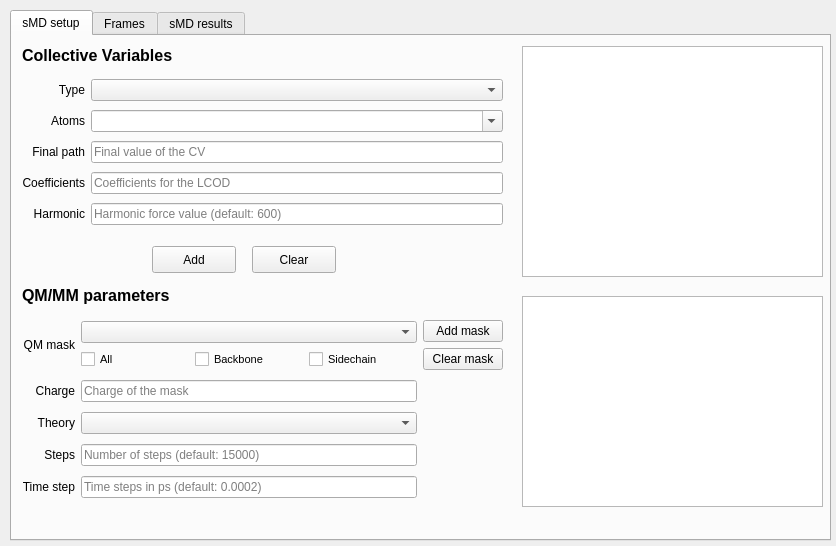
<?xml version="1.0" encoding="UTF-8"?>
<ui version="4.0">
 <class>Form</class>
 <widget class="QWidget" name="Form">
  <property name="geometry">
   <rect>
    <x>0</x>
    <y>0</y>
    <width>836</width>
    <height>546</height>
   </rect>
  </property>
  <property name="windowTitle">
   <string>Simula input</string>
  </property>
  <widget class="QTabWidget" name="tabWidget">
   <property name="geometry">
    <rect>
     <x>10</x>
     <y>10</y>
     <width>821</width>
     <height>531</height>
    </rect>
   </property>
   <property name="currentIndex">
    <number>0</number>
   </property>
   <widget class="QWidget" name="tab_cv">
    <attribute name="title">
     <string>sMD setup</string>
    </attribute>
    <widget class="QPlainTextEdit" name="edit_show1">
     <property name="enabled">
      <bool>true</bool>
     </property>
     <property name="geometry">
      <rect>
       <x>510</x>
       <y>10</y>
       <width>301</width>
       <height>231</height>
      </rect>
     </property>
    </widget>
    <widget class="QLabel" name="label_5">
     <property name="geometry">
      <rect>
       <x>10</x>
       <y>10</y>
       <width>481</width>
       <height>19</height>
      </rect>
     </property>
     <property name="font">
      <font>
       <pointsize>12</pointsize>
       <weight>75</weight>
       <bold>true</bold>
      </font>
     </property>
     <property name="text">
      <string>Collective Variables</string>
     </property>
    </widget>
    <widget class="QWidget" name="gridLayoutWidget">
     <property name="geometry">
      <rect>
       <x>10</x>
       <y>40</y>
       <width>481</width>
       <height>157</height>
      </rect>
     </property>
     <layout class="QGridLayout" name="gridLayout">
      <item row="2" column="0">
       <widget class="QLabel" name="label_3">
        <property name="text">
         <string>Final path</string>
        </property>
        <property name="alignment">
         <set>Qt::AlignRight|Qt::AlignTrailing|Qt::AlignVCenter</set>
        </property>
       </widget>
      </item>
      <item row="1" column="0">
       <widget class="QLabel" name="label_2">
        <property name="text">
         <string>Atoms</string>
        </property>
        <property name="alignment">
         <set>Qt::AlignRight|Qt::AlignTrailing|Qt::AlignVCenter</set>
        </property>
       </widget>
      </item>
      <item row="4" column="0">
       <widget class="QLabel" name="label_6">
        <property name="text">
         <string>Harmonic</string>
        </property>
        <property name="alignment">
         <set>Qt::AlignRight|Qt::AlignTrailing|Qt::AlignVCenter</set>
        </property>
       </widget>
      </item>
      <item row="0" column="0">
       <widget class="QLabel" name="label">
        <property name="text">
         <string>Type</string>
        </property>
        <property name="alignment">
         <set>Qt::AlignRight|Qt::AlignTrailing|Qt::AlignVCenter</set>
        </property>
       </widget>
      </item>
      <item row="3" column="0">
       <widget class="QLabel" name="label_4">
        <property name="text">
         <string>Coefficients</string>
        </property>
        <property name="alignment">
         <set>Qt::AlignRight|Qt::AlignTrailing|Qt::AlignVCenter</set>
        </property>
       </widget>
      </item>
      <item row="2" column="1">
       <widget class="QLineEdit" name="edit_path">
        <property name="placeholderText">
         <string>Final value of the CV</string>
        </property>
       </widget>
      </item>
      <item row="3" column="1">
       <widget class="QLineEdit" name="edit_coeff">
        <property name="placeholderText">
         <string>Coefficients for the LCOD</string>
        </property>
       </widget>
      </item>
      <item row="4" column="1">
       <widget class="QLineEdit" name="edit_harm">
        <property name="text">
         <string/>
        </property>
        <property name="placeholderText">
         <string>Harmonic force value (default: 600)</string>
        </property>
       </widget>
      </item>
      <item row="0" column="1">
       <widget class="QComboBox" name="combo_cvtype"/>
      </item>
      <item row="1" column="1">
       <widget class="QComboBox" name="combo_atoms1">
        <property name="editable">
         <bool>true</bool>
        </property>
       </widget>
      </item>
     </layout>
    </widget>
    <widget class="QPushButton" name="button_add1">
     <property name="geometry">
      <rect>
       <x>140</x>
       <y>210</y>
       <width>84</width>
       <height>27</height>
      </rect>
     </property>
     <property name="text">
      <string>Add</string>
     </property>
    </widget>
    <widget class="QPushButton" name="button_clear1">
     <property name="geometry">
      <rect>
       <x>240</x>
       <y>210</y>
       <width>84</width>
       <height>27</height>
      </rect>
     </property>
     <property name="text">
      <string>Clear</string>
     </property>
    </widget>
    <widget class="QLabel" name="label_7">
     <property name="geometry">
      <rect>
       <x>10</x>
       <y>250</y>
       <width>481</width>
       <height>19</height>
      </rect>
     </property>
     <property name="font">
      <font>
       <pointsize>12</pointsize>
       <weight>75</weight>
       <bold>true</bold>
      </font>
     </property>
     <property name="text">
      <string>QM/MM parameters</string>
     </property>
    </widget>
    <widget class="QWidget" name="gridLayoutWidget_2">
     <property name="geometry">
      <rect>
       <x>10</x>
       <y>280</y>
       <width>481</width>
       <height>191</height>
      </rect>
     </property>
     <layout class="QGridLayout" name="gridLayout_2">
      <item row="0" column="0">
       <widget class="QLabel" name="label_11">
        <property name="text">
         <string>QM mask</string>
        </property>
        <property name="alignment">
         <set>Qt::AlignRight|Qt::AlignTrailing|Qt::AlignVCenter</set>
        </property>
       </widget>
      </item>
      <item row="5" column="1">
       <widget class="QLineEdit" name="edit_steps">
        <property name="text">
         <string/>
        </property>
        <property name="placeholderText">
         <string>Number of steps (default: 15000)</string>
        </property>
       </widget>
      </item>
      <item row="6" column="0">
       <widget class="QLabel" name="label_18">
        <property name="text">
         <string>Time step</string>
        </property>
        <property name="alignment">
         <set>Qt::AlignRight|Qt::AlignTrailing|Qt::AlignVCenter</set>
        </property>
       </widget>
      </item>
      <item row="4" column="0">
       <widget class="QLabel" name="label_8">
        <property name="text">
         <string>Theory</string>
        </property>
        <property name="alignment">
         <set>Qt::AlignRight|Qt::AlignTrailing|Qt::AlignVCenter</set>
        </property>
       </widget>
      </item>
      <item row="6" column="1">
       <widget class="QLineEdit" name="edit_timestep">
        <property name="text">
         <string/>
        </property>
        <property name="placeholderText">
         <string>Time steps in ps (default: 0.0002)</string>
        </property>
       </widget>
      </item>
      <item row="0" column="2">
       <layout class="QVBoxLayout" name="verticalLayout_2">
        <item>
         <widget class="QPushButton" name="button_addmask">
          <property name="text">
           <string>Add mask</string>
          </property>
         </widget>
        </item>
        <item>
         <widget class="QPushButton" name="button_clearmask">
          <property name="text">
           <string>Clear mask</string>
          </property>
         </widget>
        </item>
       </layout>
      </item>
      <item row="5" column="0">
       <widget class="QLabel" name="label_12">
        <property name="text">
         <string>Steps</string>
        </property>
        <property name="alignment">
         <set>Qt::AlignRight|Qt::AlignTrailing|Qt::AlignVCenter</set>
        </property>
       </widget>
      </item>
      <item row="3" column="1">
       <widget class="QLineEdit" name="edit_charge">
        <property name="placeholderText">
         <string>Charge of the mask</string>
        </property>
       </widget>
      </item>
      <item row="4" column="1">
       <widget class="QComboBox" name="combo_theory"/>
      </item>
      <item row="3" column="0">
       <widget class="QLabel" name="label_9">
        <property name="text">
         <string>Charge</string>
        </property>
        <property name="alignment">
         <set>Qt::AlignRight|Qt::AlignTrailing|Qt::AlignVCenter</set>
        </property>
       </widget>
      </item>
      <item row="0" column="1">
       <layout class="QVBoxLayout" name="verticalLayout">
        <item>
         <widget class="QComboBox" name="combo_mask"/>
        </item>
        <item>
         <layout class="QHBoxLayout" name="horizontalLayout_2">
          <item>
           <widget class="QCheckBox" name="checkBox_all">
            <property name="font">
             <font>
              <pointsize>8</pointsize>
             </font>
            </property>
            <property name="text">
             <string>All</string>
            </property>
           </widget>
          </item>
          <item>
           <widget class="QCheckBox" name="checkBox_backbone">
            <property name="font">
             <font>
              <pointsize>8</pointsize>
             </font>
            </property>
            <property name="text">
             <string>Backbone</string>
            </property>
           </widget>
          </item>
          <item>
           <widget class="QCheckBox" name="checkBox_sidechain">
            <property name="font">
             <font>
              <pointsize>8</pointsize>
             </font>
            </property>
            <property name="text">
             <string>Sidechain</string>
            </property>
           </widget>
          </item>
         </layout>
        </item>
       </layout>
      </item>
     </layout>
    </widget>
    <widget class="QPlainTextEdit" name="edit_show2">
     <property name="enabled">
      <bool>true</bool>
     </property>
     <property name="geometry">
      <rect>
       <x>510</x>
       <y>260</y>
       <width>301</width>
       <height>211</height>
      </rect>
     </property>
    </widget>
   </widget>
   <widget class="QWidget" name="tab_qmmm">
    <attribute name="title">
     <string>Frames</string>
    </attribute>
    <widget class="QCheckBox" name="checkBox_automatic">
     <property name="geometry">
      <rect>
       <x>20</x>
       <y>60</y>
       <width>181</width>
       <height>25</height>
      </rect>
     </property>
     <property name="text">
      <string>Automatic Selection</string>
     </property>
     <property name="checked">
      <bool>false</bool>
     </property>
    </widget>
    <widget class="QWidget" name="gridLayoutWidget_3">
     <property name="geometry">
      <rect>
       <x>20</x>
       <y>100</y>
       <width>361</width>
       <height>126</height>
      </rect>
     </property>
     <layout class="QGridLayout" name="gridLayout_3">
      <item row="0" column="0">
       <widget class="QLabel" name="label_13">
        <property name="text">
         <string>Filter type</string>
        </property>
        <property name="alignment">
         <set>Qt::AlignRight|Qt::AlignTrailing|Qt::AlignVCenter</set>
        </property>
       </widget>
      </item>
      <item row="2" column="1">
       <widget class="QLineEdit" name="edit_cond">
        <property name="enabled">
         <bool>false</bool>
        </property>
        <property name="placeholderText">
         <string>Threshold</string>
        </property>
       </widget>
      </item>
      <item row="1" column="0">
       <widget class="QLabel" name="label_10">
        <property name="text">
         <string>Atoms</string>
        </property>
        <property name="alignment">
         <set>Qt::AlignRight|Qt::AlignTrailing|Qt::AlignVCenter</set>
        </property>
       </widget>
      </item>
      <item row="2" column="0">
       <widget class="QComboBox" name="combo_cond">
        <property name="enabled">
         <bool>false</bool>
        </property>
       </widget>
      </item>
      <item row="0" column="1">
       <widget class="QComboBox" name="combo_filter">
        <property name="enabled">
         <bool>false</bool>
        </property>
       </widget>
      </item>
      <item row="1" column="1">
       <widget class="QComboBox" name="combo_atoms2">
        <property name="editable">
         <bool>true</bool>
        </property>
       </widget>
      </item>
     </layout>
    </widget>
    <widget class="QCheckBox" name="checkBox_manual">
     <property name="geometry">
      <rect>
       <x>20</x>
       <y>290</y>
       <width>181</width>
       <height>25</height>
      </rect>
     </property>
     <property name="text">
      <string>Manual Selection</string>
     </property>
    </widget>
    <widget class="QWidget" name="horizontalLayoutWidget">
     <property name="geometry">
      <rect>
       <x>20</x>
       <y>330</y>
       <width>361</width>
       <height>41</height>
      </rect>
     </property>
     <layout class="QHBoxLayout" name="horizontalLayout">
      <item>
       <widget class="QLabel" name="label_16">
        <property name="text">
         <string>Frames</string>
        </property>
        <property name="alignment">
         <set>Qt::AlignRight|Qt::AlignTrailing|Qt::AlignVCenter</set>
        </property>
       </widget>
      </item>
      <item>
       <widget class="QLineEdit" name="edit_frames">
        <property name="enabled">
         <bool>false</bool>
        </property>
        <property name="placeholderText">
         <string>Frames indices (e.g. 1 2)</string>
        </property>
       </widget>
      </item>
     </layout>
    </widget>
    <widget class="QLabel" name="label_14">
     <property name="geometry">
      <rect>
       <x>20</x>
       <y>20</y>
       <width>121</width>
       <height>19</height>
      </rect>
     </property>
     <property name="font">
      <font>
       <pointsize>12</pointsize>
       <weight>75</weight>
       <bold>true</bold>
      </font>
     </property>
     <property name="text">
      <string>Frame selection</string>
     </property>
    </widget>
    <widget class="QWidget" name="gridLayoutWidget_4">
     <property name="geometry">
      <rect>
       <x>410</x>
       <y>310</y>
       <width>391</width>
       <height>129</height>
      </rect>
     </property>
     <layout class="QGridLayout" name="gridLayout_4">
      <item row="3" column="2">
       <layout class="QHBoxLayout" name="horizontalLayout_5">
        <item>
         <widget class="QLineEdit" name="edit_output">
          <property name="placeholderText">
           <string>Select ouput path</string>
          </property>
         </widget>
        </item>
       </layout>
      </item>
      <item row="3" column="0">
       <widget class="QLabel" name="label_19">
        <property name="text">
         <string>Output path</string>
        </property>
        <property name="alignment">
         <set>Qt::AlignRight|Qt::AlignTrailing|Qt::AlignVCenter</set>
        </property>
       </widget>
      </item>
      <item row="3" column="3">
       <widget class="QPushButton" name="button_output">
        <property name="text">
         <string>Select</string>
        </property>
       </widget>
      </item>
      <item row="1" column="0">
       <widget class="QLabel" name="label_17">
        <property name="text">
         <string>Topology</string>
        </property>
        <property name="alignment">
         <set>Qt::AlignRight|Qt::AlignTrailing|Qt::AlignVCenter</set>
        </property>
       </widget>
      </item>
      <item row="1" column="2">
       <widget class="QLineEdit" name="edit_topology">
        <property name="placeholderText">
         <string>Select topology</string>
        </property>
       </widget>
      </item>
      <item row="1" column="3">
       <widget class="QPushButton" name="button_originalTop">
        <property name="text">
         <string>Select</string>
        </property>
       </widget>
      </item>
      <item row="0" column="3">
       <widget class="QPushButton" name="button_originalTraj">
        <property name="text">
         <string>Select</string>
        </property>
       </widget>
      </item>
      <item row="0" column="2">
       <widget class="QLineEdit" name="edit_trajectory">
        <property name="placeholderText">
         <string>Select trajectory</string>
        </property>
       </widget>
      </item>
      <item row="0" column="0">
       <widget class="QLabel" name="label_15">
        <property name="text">
         <string>Trajectory</string>
        </property>
        <property name="alignment">
         <set>Qt::AlignRight|Qt::AlignTrailing|Qt::AlignVCenter</set>
        </property>
       </widget>
      </item>
     </layout>
    </widget>
    <widget class="QPlainTextEdit" name="edit_show3">
     <property name="enabled">
      <bool>false</bool>
     </property>
     <property name="geometry">
      <rect>
       <x>410</x>
       <y>20</y>
       <width>391</width>
       <height>291</height>
      </rect>
     </property>
    </widget>
    <widget class="QPushButton" name="button_clear2">
     <property name="geometry">
      <rect>
       <x>190</x>
       <y>240</y>
       <width>91</width>
       <height>27</height>
      </rect>
     </property>
     <property name="text">
      <string>Clear filters</string>
     </property>
    </widget>
    <widget class="QPushButton" name="button_add2">
     <property name="geometry">
      <rect>
       <x>90</x>
       <y>240</y>
       <width>91</width>
       <height>27</height>
      </rect>
     </property>
     <property name="text">
      <string>Add filter</string>
     </property>
    </widget>
    <widget class="QPushButton" name="button_frames">
     <property name="geometry">
      <rect>
       <x>60</x>
       <y>460</y>
       <width>111</width>
       <height>27</height>
      </rect>
     </property>
     <property name="text">
      <string>Select frames</string>
     </property>
    </widget>
    <widget class="QPushButton" name="button_clear_frames">
     <property name="geometry">
      <rect>
       <x>180</x>
       <y>460</y>
       <width>121</width>
       <height>27</height>
      </rect>
     </property>
     <property name="text">
      <string>Clear selection</string>
     </property>
    </widget>
    <widget class="QWidget" name="horizontalLayoutWidget_3">
     <property name="geometry">
      <rect>
       <x>410</x>
       <y>450</y>
       <width>391</width>
       <height>31</height>
      </rect>
     </property>
     <layout class="QHBoxLayout" name="horizontalLayout_3">
      <item>
       <widget class="QPushButton" name="button_generate">
        <property name="text">
         <string>Generate QM/MM</string>
        </property>
       </widget>
      </item>
     </layout>
    </widget>
    <widget class="QLabel" name="label_selected">
     <property name="geometry">
      <rect>
       <x>20</x>
       <y>390</y>
       <width>361</width>
       <height>31</height>
      </rect>
     </property>
     <property name="text">
      <string/>
     </property>
     <property name="alignment">
      <set>Qt::AlignCenter</set>
     </property>
    </widget>
   </widget>
   <widget class="QWidget" name="tab">
    <attribute name="title">
     <string>sMD results</string>
    </attribute>
    <widget class="QLabel" name="label_20">
     <property name="geometry">
      <rect>
       <x>450</x>
       <y>10</y>
       <width>361</width>
       <height>31</height>
      </rect>
     </property>
     <property name="font">
      <font>
       <pointsize>12</pointsize>
       <weight>75</weight>
       <bold>true</bold>
      </font>
     </property>
     <property name="text">
      <string>Jarzinsky:</string>
     </property>
    </widget>
    <widget class="QWidget" name="verticalLayoutWidget_3">
     <property name="geometry">
      <rect>
       <x>450</x>
       <y>410</y>
       <width>361</width>
       <height>80</height>
      </rect>
     </property>
     <layout class="QVBoxLayout" name="verticalLayout_3">
      <item>
       <widget class="QPushButton" name="button_calculate">
        <property name="text">
         <string>Calculate</string>
        </property>
       </widget>
      </item>
     </layout>
    </widget>
    <widget class="QWidget" name="gridLayoutWidget_5">
     <property name="geometry">
      <rect>
       <x>450</x>
       <y>50</y>
       <width>361</width>
       <height>101</height>
      </rect>
     </property>
     <layout class="QGridLayout" name="gridLayout_5">
      <item row="2" column="0">
       <widget class="QLabel" name="label_22">
        <property name="text">
         <string>Type</string>
        </property>
       </widget>
      </item>
      <item row="0" column="0">
       <widget class="QLabel" name="label_24">
        <property name="text">
         <string>QM/MM list</string>
        </property>
       </widget>
      </item>
      <item row="2" column="1">
       <layout class="QHBoxLayout" name="horizontalLayout_4">
        <item>
         <widget class="QCheckBox" name="check_cumulant">
          <property name="text">
           <string>Cumulant</string>
          </property>
         </widget>
        </item>
        <item>
         <widget class="QCheckBox" name="check_exponential">
          <property name="text">
           <string>Exponential</string>
          </property>
         </widget>
        </item>
       </layout>
      </item>
      <item row="1" column="1">
       <widget class="QLineEdit" name="edit_temp">
        <property name="placeholderText">
         <string>Temperature in K</string>
        </property>
       </widget>
      </item>
      <item row="0" column="1">
       <widget class="QPushButton" name="button_qmmmlist">
        <property name="text">
         <string>Select</string>
        </property>
       </widget>
      </item>
      <item row="1" column="0">
       <widget class="QLabel" name="label_26">
        <property name="text">
         <string>Temperature</string>
        </property>
       </widget>
      </item>
     </layout>
    </widget>
    <widget class="QWidget" name="verticalLayoutWidget_4">
     <property name="geometry">
      <rect>
       <x>10</x>
       <y>10</y>
       <width>421</width>
       <height>481</height>
      </rect>
     </property>
     <layout class="QVBoxLayout" name="verticalLayout_4"/>
    </widget>
    <widget class="QLabel" name="label_ts">
     <property name="geometry">
      <rect>
       <x>453</x>
       <y>170</y>
       <width>361</width>
       <height>20</height>
      </rect>
     </property>
     <property name="text">
      <string/>
     </property>
     <property name="alignment">
      <set>Qt::AlignCenter</set>
     </property>
    </widget>
   </widget>
  </widget>
 </widget>
 <resources/>
 <connections/>
</ui>
